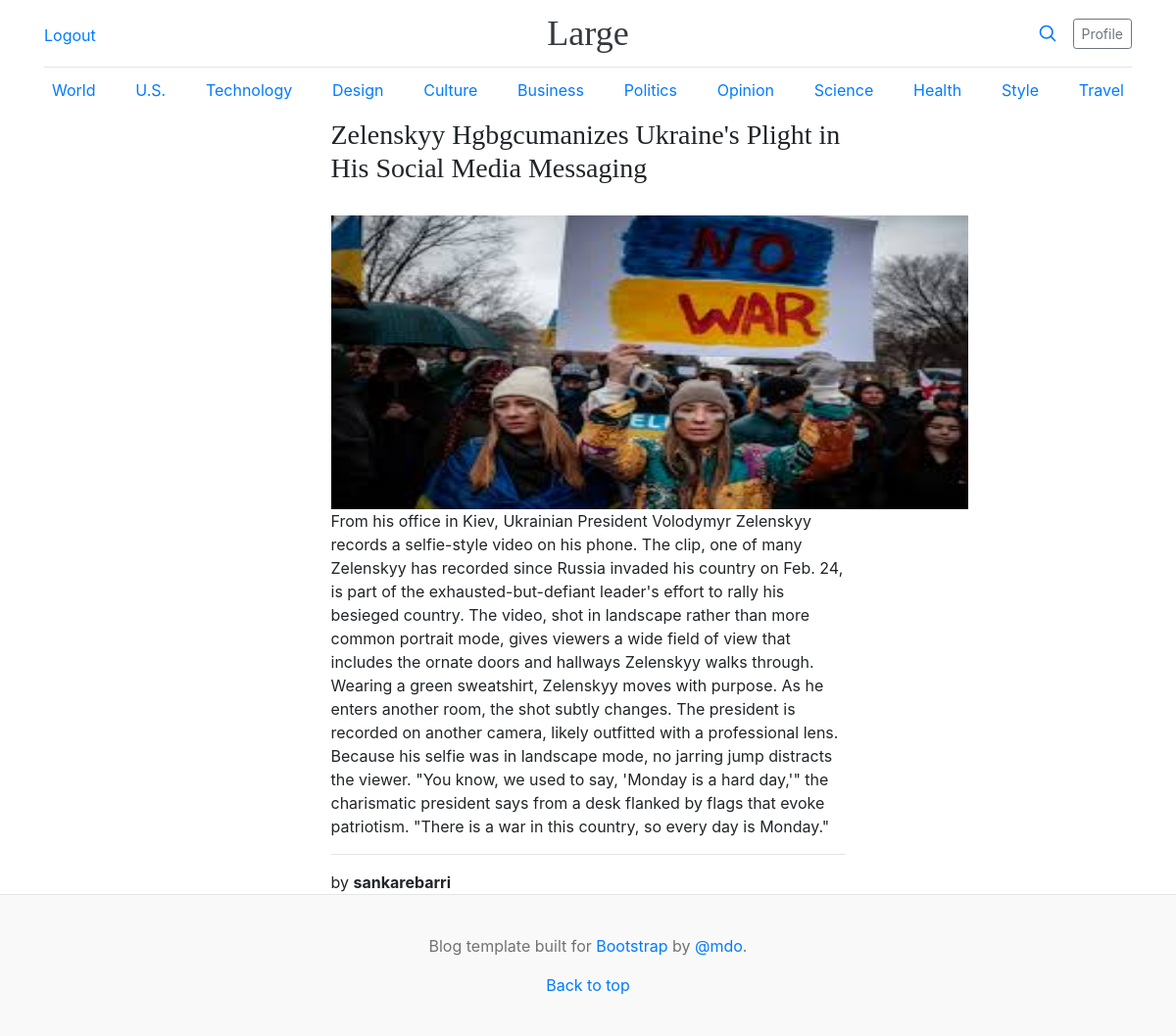
Screenshot of /article/2/ (signed in) with the database file from the repository.
### home/models.py (models this page shows, shortened)
class BlogDetails(models.Model):
    category = models.ForeignKey(Category, on_delete=models.CASCADE)
    title = models.TextField()
    content = models.TextField()
    author = models.ForeignKey(User, on_delete=models.CASCADE)
    published_date = models.DateTimeField(auto_now_add=True)
    content_image = models.ImageField(upload_to='article_img', blank=True)

### home/views.py (the view)
# urls.py: path('article/<str:pk>/', views.article, name='article'),
def article(request, pk):
    article = BlogDetails.objects.get(id=pk)
    context = {
        'article': article
    }
    return render(request, 'home/article.html', context)

### templates/home/article.html
{% extends 'base.html' %}
{% block content %}
<div class="container d-flex align-items-center justify-content-center">
  <div class="col-6">
    <h3>{{ article.title }}</h3>
    <br>
    {% if article.content_image %}
      <img src="{{ article.content_image.url }}" alt="" style='width:650px; height:300px'>
    {% endif %}
    {{ article.content }}
    <hr>
    by <strong>{{ article.author }}</strong>
  </div>
</div>
{% endblock %}

### blog_django/static/css/blog.css (style rules this page uses)
h1, h2, h3, h4, h5, h6 { font-family: "Playfair Display", Georgia, "Times New Roman", serif; }

### rows the page displays
BlogDetails: title "Zelenskyy Hgbgcumanizes Ukraine's Plight in His Social Media Messaging", content_image (picture), content "From his office in Kiev, Ukrainian President Volodymyr Zelenskyy records a selfie-style video on his phone. The clip, one of many Zelenskyy has recorded since Russia invaded his country on Feb. 24, is part of the exhausted-but-defiant leader's effort to rally his besieged country. The video, shot in landscape rather than more common portrait mode, gives viewers a wide field of view that includes the ornate doors and hallways Zelenskyy walks through. Wearing a green sweatshirt, Zelenskyy moves with purpose. As he enters another room, the shot subtly changes. The president is recorded on another camera, likely outfitted with a professional lens. Because his selfie was in landscape mode, no…", author "sankarebarri"
